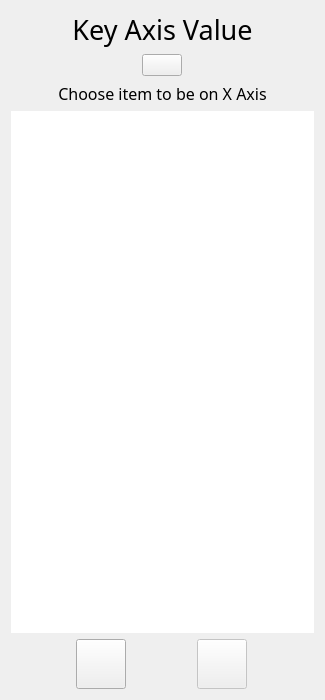
<?xml version="1.0" encoding="UTF-8"?>
<ui version="4.0">
 <class>CSVItemsLoader</class>
 <widget class="QWidget" name="CSVItemsLoader">
  <property name="geometry">
   <rect>
    <x>0</x>
    <y>0</y>
    <width>325</width>
    <height>700</height>
   </rect>
  </property>
  <property name="minimumSize">
   <size>
    <width>300</width>
    <height>590</height>
   </size>
  </property>
  <property name="windowTitle">
   <string>Form</string>
  </property>
  <layout class="QVBoxLayout" name="verticalLayout">
   <item>
    <widget class="QLabel" name="mainLabel">
     <property name="font">
      <font>
       <family>Rubik</family>
       <pointsize>20</pointsize>
      </font>
     </property>
     <property name="text">
      <string>Key Axis Value</string>
     </property>
     <property name="alignment">
      <set>Qt::AlignCenter</set>
     </property>
     <property name="margin">
      <number>11</number>
     </property>
    </widget>
   </item>
   <item>
    <layout class="QHBoxLayout" name="horizontalLayout_2">
     <item>
      <widget class="QPushButton" name="openFile">
       <property name="maximumSize">
        <size>
         <width>40</width>
         <height>40</height>
        </size>
       </property>
       <property name="text">
        <string/>
       </property>
       <property name="icon">
        <iconset resource="../Resources/files.qrc">
         <normaloff>:/icons/open_file.svg</normaloff>:/icons/open_file.svg</iconset>
       </property>
       <property name="iconSize">
        <size>
         <width>30</width>
         <height>30</height>
        </size>
       </property>
      </widget>
     </item>
    </layout>
   </item>
   <item>
    <widget class="QLabel" name="infoLabel">
     <property name="font">
      <font>
       <family>Rubik Light</family>
       <pointsize>12</pointsize>
      </font>
     </property>
     <property name="text">
      <string>Choose item to be on X Axis</string>
     </property>
     <property name="alignment">
      <set>Qt::AlignCenter</set>
     </property>
     <property name="margin">
      <number>9</number>
     </property>
    </widget>
   </item>
   <item>
    <layout class="QHBoxLayout" name="horizontalLayout_3">
     <item>
      <widget class="QTreeView" name="csvTreeView">
       <property name="styleSheet">
        <string notr="true">
QTreeView::branch:has-siblings:adjoins-item {
    border-image: url(:/icons/column.svg) 0;
}

QTreeView::branch:!has-children:!has-siblings:adjoins-item {
    border-image: url(:/icons/column.svg) 0;
}</string>
       </property>
       <property name="frameShape">
        <enum>QFrame::NoFrame</enum>
       </property>
       <property name="editTriggers">
        <set>QAbstractItemView::NoEditTriggers</set>
       </property>
       <property name="tabKeyNavigation">
        <bool>true</bool>
       </property>
       <property name="dragEnabled">
        <bool>false</bool>
       </property>
       <property name="dragDropOverwriteMode">
        <bool>true</bool>
       </property>
       <property name="defaultDropAction">
        <enum>Qt::MoveAction</enum>
       </property>
       <property name="selectionMode">
        <enum>QAbstractItemView::SingleSelection</enum>
       </property>
       <property name="iconSize">
        <size>
         <width>19</width>
         <height>17</height>
        </size>
       </property>
       <property name="rootIsDecorated">
        <bool>true</bool>
       </property>
       <property name="uniformRowHeights">
        <bool>true</bool>
       </property>
       <property name="sortingEnabled">
        <bool>true</bool>
       </property>
       <property name="animated">
        <bool>true</bool>
       </property>
       <attribute name="headerVisible">
        <bool>false</bool>
       </attribute>
       <attribute name="headerHighlightSections">
        <bool>false</bool>
       </attribute>
       <attribute name="headerShowSortIndicator" stdset="0">
        <bool>true</bool>
       </attribute>
      </widget>
     </item>
    </layout>
   </item>
   <item>
    <layout class="QHBoxLayout" name="horizontalLayout">
     <item>
      <widget class="QPushButton" name="btn_confirm_key">
       <property name="enabled">
        <bool>true</bool>
       </property>
       <property name="minimumSize">
        <size>
         <width>50</width>
         <height>50</height>
        </size>
       </property>
       <property name="maximumSize">
        <size>
         <width>50</width>
         <height>50</height>
        </size>
       </property>
       <property name="text">
        <string/>
       </property>
       <property name="icon">
        <iconset resource="../Resources/files.qrc">
         <normaloff>:/icons/confirm.svg</normaloff>
         <disabledoff>:/icons/confirm_disabled.svg</disabledoff>
         <disabledon>:/icons/confirm_disabled.svg</disabledon>:/icons/confirm.svg</iconset>
       </property>
       <property name="iconSize">
        <size>
         <width>40</width>
         <height>40</height>
        </size>
       </property>
      </widget>
     </item>
     <item>
      <widget class="QPushButton" name="btn_confirm">
       <property name="enabled">
        <bool>false</bool>
       </property>
       <property name="minimumSize">
        <size>
         <width>50</width>
         <height>50</height>
        </size>
       </property>
       <property name="maximumSize">
        <size>
         <width>50</width>
         <height>50</height>
        </size>
       </property>
       <property name="text">
        <string/>
       </property>
       <property name="icon">
        <iconset resource="../Resources/files.qrc">
         <normaloff>:/icons/confirm.svg</normaloff>
         <disabledoff>:/icons/confirm_disabled.svg</disabledoff>
         <disabledon>:/icons/confirm_disabled.svg</disabledon>:/icons/confirm.svg</iconset>
       </property>
       <property name="iconSize">
        <size>
         <width>40</width>
         <height>40</height>
        </size>
       </property>
      </widget>
     </item>
    </layout>
   </item>
  </layout>
 </widget>
 <resources>
  <include location="../Resources/files.qrc"/>
 </resources>
 <connections/>
</ui>
